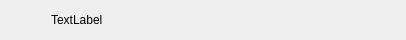
<?xml version="1.0" encoding="UTF-8"?>
<ui version="4.0">
 <class>MyTitleBar</class>
 <widget class="QWidget" name="MyTitleBar">
  <property name="geometry">
   <rect>
    <x>0</x>
    <y>0</y>
    <width>406</width>
    <height>40</height>
   </rect>
  </property>
  <property name="windowTitle">
   <string>Form</string>
  </property>
  <layout class="QHBoxLayout" name="horizontalLayout">
   <property name="leftMargin">
    <number>0</number>
   </property>
   <property name="topMargin">
    <number>0</number>
   </property>
   <property name="rightMargin">
    <number>0</number>
   </property>
   <property name="bottomMargin">
    <number>0</number>
   </property>
   <item>
    <spacer name="horizontalSpacer_2">
     <property name="orientation">
      <enum>Qt::Horizontal</enum>
     </property>
     <property name="sizeType">
      <enum>QSizePolicy::Fixed</enum>
     </property>
     <property name="sizeHint" stdset="0">
      <size>
       <width>5</width>
       <height>20</height>
      </size>
     </property>
    </spacer>
   </item>
   <item>
    <widget class="QLabel" name="logo">
     <property name="minimumSize">
      <size>
       <width>40</width>
       <height>40</height>
      </size>
     </property>
     <property name="text">
      <string/>
     </property>
    </widget>
   </item>
   <item>
    <widget class="QLabel" name="title">
     <property name="text">
      <string>TextLabel</string>
     </property>
    </widget>
   </item>
   <item>
    <spacer name="horizontalSpacer">
     <property name="orientation">
      <enum>Qt::Horizontal</enum>
     </property>
     <property name="sizeHint" stdset="0">
      <size>
       <width>235</width>
       <height>20</height>
      </size>
     </property>
    </spacer>
   </item>
   <item>
    <widget class="QToolButton" name="setBtn">
     <property name="text">
      <string/>
     </property>
     <property name="autoRaise">
      <bool>true</bool>
     </property>
    </widget>
   </item>
   <item>
    <widget class="QToolButton" name="skinBtn">
     <property name="text">
      <string/>
     </property>
     <property name="autoRaise">
      <bool>true</bool>
     </property>
    </widget>
   </item>
   <item>
    <widget class="QToolButton" name="minBtn">
     <property name="text">
      <string/>
     </property>
     <property name="autoRaise">
      <bool>true</bool>
     </property>
    </widget>
   </item>
   <item>
    <widget class="QToolButton" name="closeBtn">
     <property name="text">
      <string/>
     </property>
     <property name="autoRaise">
      <bool>true</bool>
     </property>
    </widget>
   </item>
  </layout>
 </widget>
 <resources/>
 <connections/>
</ui>
